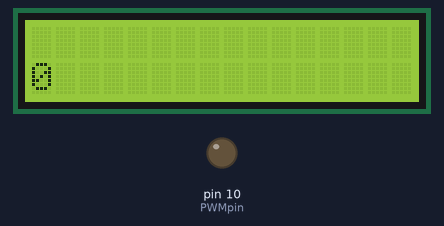
Recording of a sketch running on a simulated Arduino Uno, built with avr-gcc and run on an emulated ATmega328P. Shown: 16×2 character LCD, output pins drawn as LEDs (lit = HIGH).

Above: at 0.1 s.
At 30.1 s:
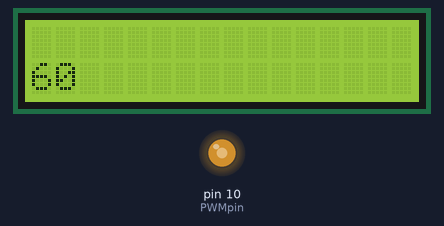
At 60.1 s:
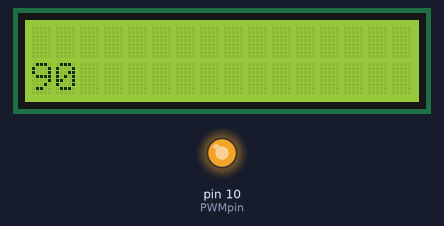
At 125.2 s:
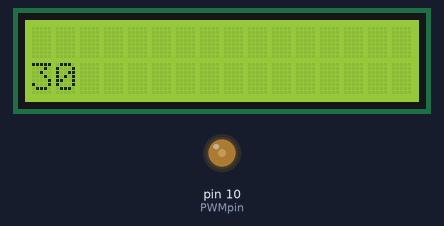
Timing chart, 0 to 126.7 s (numbered marks = the images above):
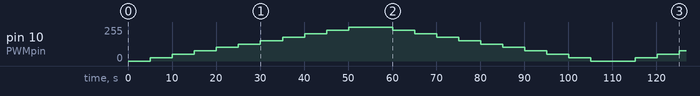

The sketch:

CENG424_Lab2.ino
```cpp
// CENG424 Lab2
//
#include <LiquidCrystal.h>
#include <math.h>

int PWMpin=10;

LiquidCrystal lcd(12,11,5,4,3,2);

float step,temp,i;

void setup()
{
  Serial.begin(9600);
  pinMode(PWMpin, OUTPUT);
  lcd.begin(16,2);
}

void loop()
{
  step=255.0/10.0;
  for(i=0.0;i<256.0;i+=step){
    analogWrite(PWMpin,i);
    lcd.clear();
    lcd.setCursor(0,1);
    lcd.print(round((i*100/255.0)));
    delay(5000);
  }
  for (i=255.0;i>=0.0;i-=step){
    analogWrite(PWMpin,i);
    lcd.clear();
    lcd.setCursor(0,1);
    lcd.print(round(i*100/255.0));
    delay(5000);
  }
}
```

Measured:
- by itself, pin 10 (PWMpin): 0/255 → 25/255 at 5.1 s, → 51/255 5.0 s later, → 76/255 5.0 s later, → 102/255 5.0 s later, … (23 changes in this stretch)
- what the display in image 1 shows lasts 5.0 s, from 30.1 s to 35.1 s
